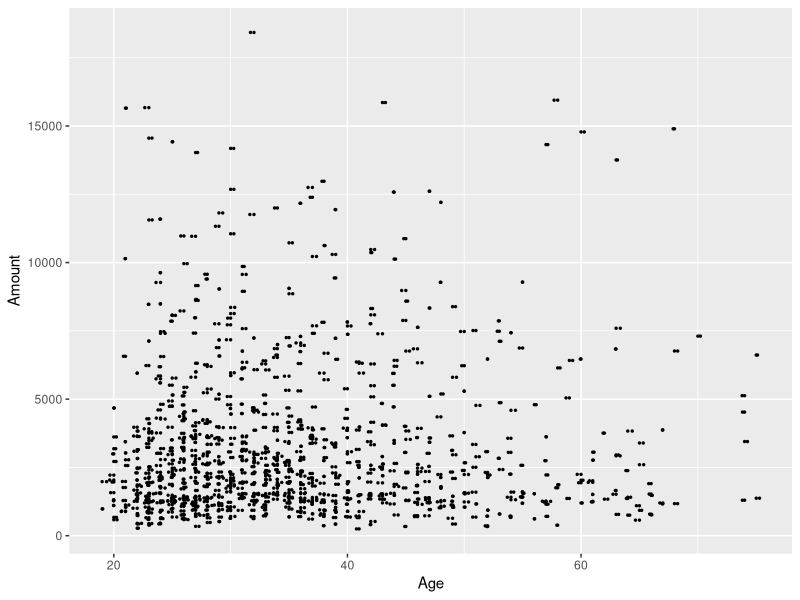

R code for this plot:
## ---- chunk 1
library(ggplot2)
## ---- chunk 2
library(caret)
data(GermanCredit)
## ---- chunk 3
View(GermanCredit)
## ---- chunk 4
dim(GermanCredit)
## ---- chunk 5
colnames(GermanCredit)
## ---- chunk 6
head(GermanCredit$Class)
str(GermanCredit$Class)
## ---- chunk 7
table(GermanCredit$Class)
## ---- chunk 8

## ---- chunk 9
library(caret)

set.seed(0) # this is added so that the random number generator is alwas giving the same split, which makes it easier to compare results for now.

inTrain <- createDataPartition(GermanCredit$Class, p = 0.8, list = FALSE)

training_set <- GermanCredit[inTrain, ]
test_set <- GermanCredit[-inTrain, ]
## ---- chunk 10

## ---- chunk 11

## ---- chunk 12

## ---- chunk 13

## ---- chunk 14
set.seed(123)
## ---- chunk 15

## ---- chunk 16

## ---- chunk 17

## ---- chunk 18

## ---- chunk 19

## ---- chunk 20

## ---- chunk 21

## ---- chunk 22
# create dummy predictor that always votes for "Good"
pred <- rep("Good", nrow(GermanCredit[-inTrain, ]))

## ---- chunk 23

## ---- chunk 24

## ---- chunk 25

## ---- chunk 26

## ---- chunk 27

## ---- chunk 28
library(ggplot2)

ggplot(GermanCredit, aes(x = Age, y = Amount)) +
  geom_point(size = 0.5) +
  geom_jitter(size = 0.5)
## ---- chunk 29

## ---- chunk 30

## ---- chunk 31


